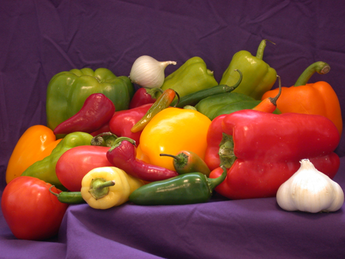
#> input picture Lab1/peppers.png, 345 x 259 px, shrunk from 512 x 384 before the run, given in place of tulips.jpeg, which was not available
$ python HistogramSpecification.py
#> lines starting #> are read from the running program, lines starting #| are printed output that depends on the picture; pictures that were not available may be replaced by others from this repository, and a replacement may not be noted
import numpy as np
import cv2
import matplotlib.pyplot as plt

'''
______________________________________________________________________________________________
This function calculates the Cummulative distributive function of the given softmaxed function
______________________________________________________________________________________________
'''
def cdf(arr):
    cdf_arr = []
    val = 0
    for i in arr:
        val += i
        cdf_arr.append(val)
    return cdf_arr

'''
____________________________________________________________________________
This function calculates the probability of each pixel
____________________________________________________________________________
'''
def softmax(arr):
    arr_sum = sum(arr)
    return [i/arr_sum for i in arr]

'''
______________________________________________________________________________________________
This function takes image input and returns its CDF and Histogram equalized image
______________________________________________________________________________________________
'''

def hist_spec(image):
  row, col = image.shape
  image = image.astype(float)
  unique, count = np.unique(image, return_counts=True)
  totpixel = sum(count)
  soft_count = softmax([i/totpixel for i in count])
  cdf_count = cdf(soft_count)

  cdf_map = dict(zip(unique, cdf_count))

  for i in range(row):
      for j in range(col):
          image[i][j] = cdf_map[image[i][j]]

  image = image*255
  x = np.array([[int(image[i,j]) for j in range(col)] for i in range(row)])
  return cdf_map, x

'''
______________________________________________________________________________________________
                                    MAIN FUNCTION
______________________________________________________________________________________________
'''

# Reading image inputs: Input Image and Reference Image
reference_image = cv2.imread('/Users/rajeshr/Desktop/tulips.jpeg')
#> reference_image is the input picture: shape (259, 345, 3); mean B, G, R 57.6, 66.4, 120.8
input_image = cv2.imread('/Users/rajeshr/Desktop/lc1.jpeg')
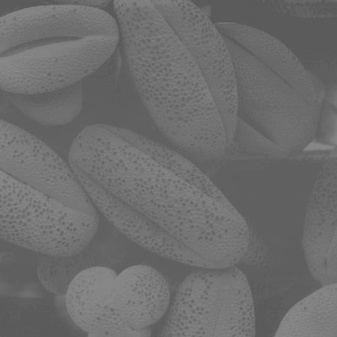
#> input picture Lab1/lc1.jpeg, 337 x 337 px, shrunk from 500 x 500 before the run, found by its file name
#> input_image is the input picture: shape (337, 337, 3); min 86, max 138, mean 109.1

# Converting them into gray scale
reference_image = cv2.cvtColor(reference_image, cv2.COLOR_BGR2GRAY)
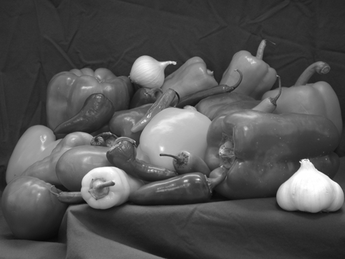
#> reference_image: shape (259, 345); min 7, max 255, mean 81.7
input_image = cv2.cvtColor(input_image, cv2.COLOR_BGR2GRAY)
#> input_image: shape (337, 337)

# Calculating its CDF and Histogram Equalized Image
reference_cdf_map, reference_cdf_image = hist_spec(reference_image)
#> in hist_spec, `unique, count = np.unique(image, return_counts=True)`: unique = 249 values from 7 to 255; count = 249 values, max 3254 at index 42, min 2 at index 0, mean 358.9
#> in hist_spec, `totpixel = sum(count)`: totpixel = 89355
#> in softmax, `arr_sum = sum(arr)`: arr_sum = 1
#> in hist_spec, `soft_count = softmax([i/totpixel for i in count])`: soft_count = 249 values, max 0.0364 at index 42, min 2.24e-05 at index 0, mean 0.00402
#> the loop in cdf, `for i in arr:` made 249 passes
#> (i, val) on passes 2 to 4: (5.6e-05, 7.83e-05), (0.000213, 0.000291), (0.000224, 0.000515)
#> after the loop in cdf, `for i in arr:`: cdf_arr = 249 values from 2.24e-05 to 1; val = 1
#> in hist_spec, `cdf_count = cdf(soft_count)`: cdf_count = 249 values from 2.24e-05 to 1
#> in hist_spec, `cdf_map = dict(zip(unique, cdf_count))`: cdf_map = 249 items
#> after the loop in hist_spec, `for i in range(row):`:
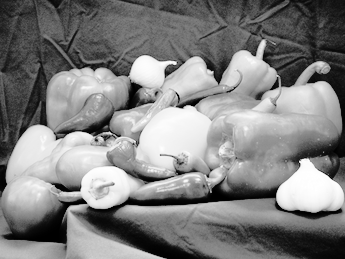
#> image: shape (259, 345) float64; min 2.24e-05, max 1, mean 0.506
#> reference_cdf_map = 249 items
input_cdf_map, input_cdf_image = hist_spec(input_image)
#> in hist_spec (call 2), `unique, count = np.unique(image, return_counts=True)`: unique = 53 values from 86 to 138; count = 53 values, max 8655 at index 10, min 3 at index 0, mean 2142.8
#> in hist_spec (call 2), `totpixel = sum(count)`: totpixel = 113569
#> in hist_spec (call 2), `soft_count = softmax([i/totpixel for i in count])`: soft_count = 53 values, max 0.0762 at index 10, min 2.64e-05 at index 0, mean 0.0189
#> the loop in cdf (call 2), `for i in arr:` made 53 passes
#> (i, val) on passes 2 to 13: (0.000106, 0.000132), (0.000308, 0.00044), (0.00115, 0.00159), (0.00749, 0.00909), (0.0456, 0.0547), (0.0119, 0.0666), (0.00897, 0.0756), (0.0116, 0.0873), (0.036, 0.123), (0.0762, 0.199), (0.0378, 0.237), (0.0257, 0.263)
#> val on pass 1: 2.64e-05
#> in hist_spec (call 2), `cdf_count = cdf(soft_count)`: cdf_count = 53 values from 2.64e-05 to 1
#> in hist_spec (call 2), `cdf_map = dict(zip(unique, cdf_count))`: cdf_map = 53 items
#> after the loop in hist_spec (call 2), `for i in range(row):`:
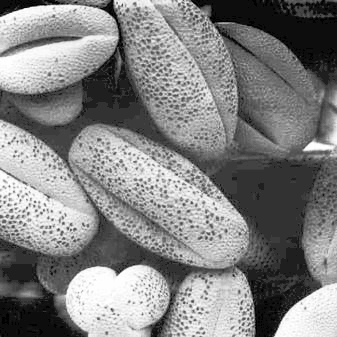
#> image: shape (337, 337) float64; min 2.64e-05, max 1, mean 0.514
#> input_cdf_map = 53 items

# Displaying the Reference Image Data
f = plt.figure()
f.set_figwidth(14)
f.set_figheight(7)

plt.subplot(3, 5, 6)
plt.imshow(reference_image, cmap='gray', vmin=0, vmax=255)
plt.title("Reference Image")

plt.subplot(3, 5, 7)
plt.hist(reference_image.flatten(), bins=100)
plt.title('Histogram')

plt.subplot(3, 5, 8)
plt.plot(list(reference_cdf_map.keys()), list(reference_cdf_map.values()))
plt.title('CDF')

plt.subplot(3, 5, 9)
reference_cdf_image = np.array(reference_cdf_image, dtype=np.uint8)
plt.imshow(reference_cdf_image, cmap='gray', vmin=0, vmax=255)
plt.title('Histogram Equalized')

plt.subplot(3, 5, 10)
plt.hist(reference_cdf_image.flatten(), bins=100)
plt.title('Output Histogram')

# Displaying the Input Image Data
plt.subplot(3, 5, 1)
plt.imshow(input_image, cmap='gray', vmin=0, vmax=255)
plt.title('Input Image')

plt.subplot(3, 5, 2)
plt.hist(input_image.flatten(), bins=100)
plt.title('Histogram')

plt.subplot(3, 5, 3)
plt.plot(list(input_cdf_map.keys()), list(input_cdf_map.values()))
plt.title('CDF')

plt.subplot(3, 5, 4)
input_cdf_image = np.array(input_cdf_image, dtype=np.uint8)
plt.imshow(input_cdf_image, cmap='gray', vmin=0, vmax=255)
plt.title('Histogram Equalized')

plt.subplot(3, 5, 5)
plt.hist(input_cdf_image.flatten(), bins=100)
plt.title('Histogram Output')

'''
______________________________________________________________________________________________
Perfroming Histogram Specification or Histogram Matching
______________________________________________________________________________________________
'''

matched_image = np.zeros(input_cdf_image.shape)
row, col = matched_image.shape
#> row = 337

reference_cdf_unique_values = np.unique(reference_cdf_image)
#> reference_cdf_unique_values = 143 values from 0 to 255

for i in range(row):
  for j in range(col):
    for index in range(input_cdf_image[i][j]):
      if (input_cdf_image[i][j]-index) in reference_cdf_unique_values:
        matched_image[i][j] = (input_cdf_image[i][j]-index)
        break

# Displaying the Histogram result
matched_image = np.array(matched_image, dtype=np.uint8)
plt.subplot(3, 5, 13)
plt.imshow(matched_image, cmap='gray', vmin=0, vmax=255)
plt.title('Histogram Matched Image')

#plt.subplot(3, 5, 12)
#plt.hist(matched_image.flatten(), bins=100)
#plt.title('Matched Histogram')

plt.suptitle("Histogram Specification of Gray Image")

plt.tight_layout()
plt.show()
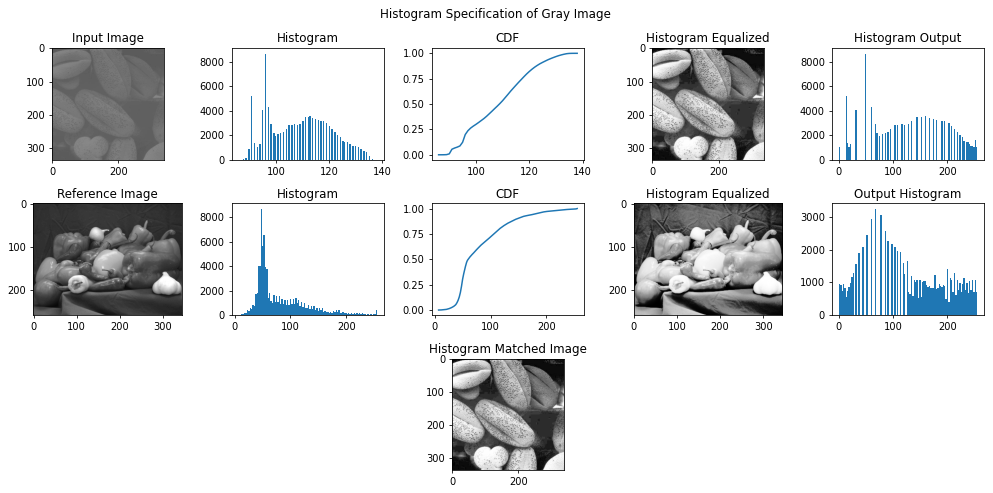
#> figure drawn by matplotlib, 11 panels; panel 2: tallest bar 8669 high, from x = 46.68 to 49.16; panel 3: curve peaks at x = 255, y = 1; panel 5: tallest bar 3254 high, from x = 66.3 to 68.85; panel 7: tallest bar 8655 high, from x = 95.88 to 96.4
